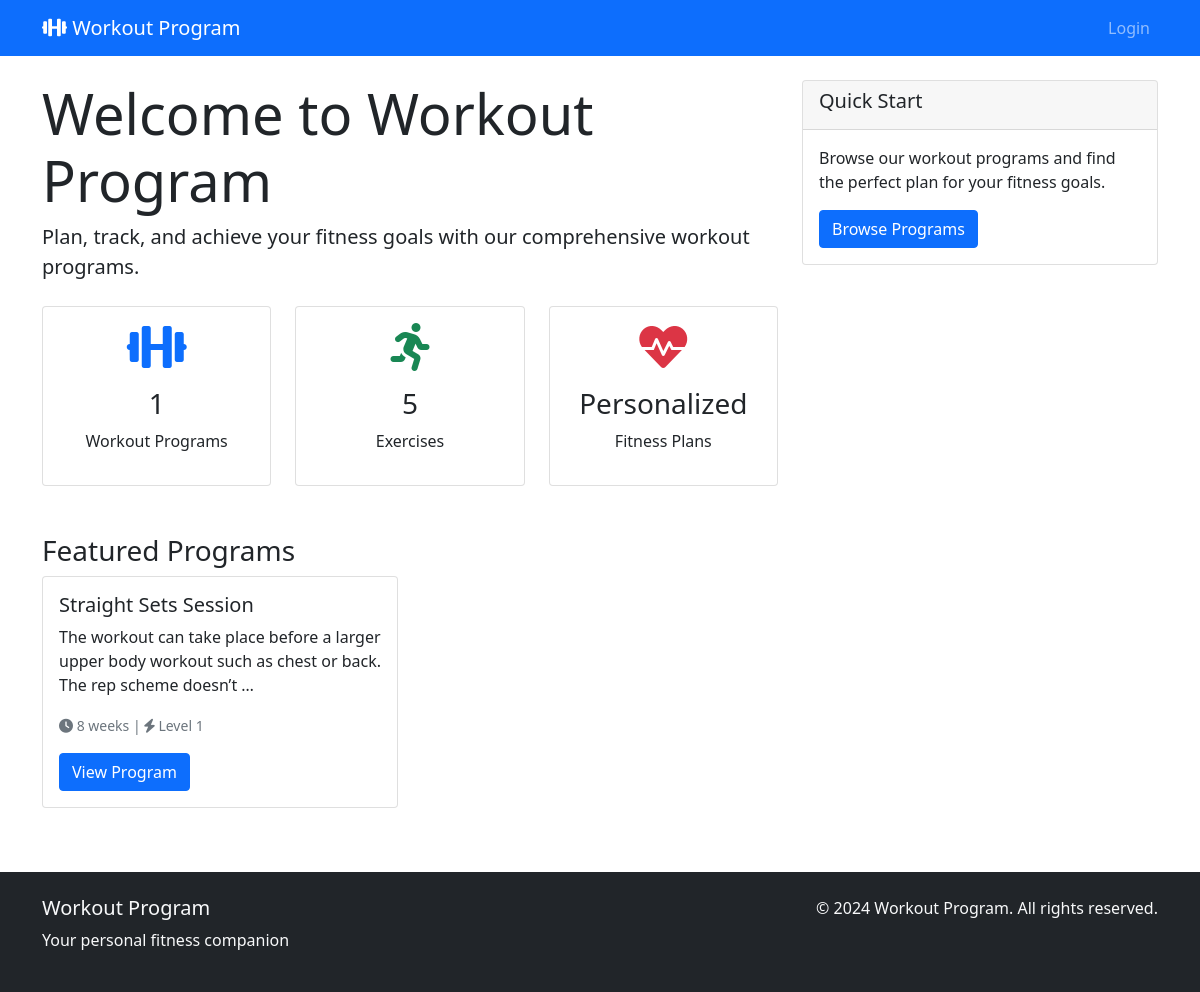
/home/, run on the app's committed database.
### workout_program/models.py (models this page shows, shortened)
class WorkoutProgram(models.Model):
    PROGRAM_TYPES = [
        ('muscle', 'Muscle Building'),
        ('weight_loss', 'Weight Loss'),
        ('cardio', 'Cardio Training'),
        ('general', 'General Fitness'),
        ('strength', 'Strength Training'),
    ]
    name = models.CharField(max_length=200)
    description = models.TextField()
    program_type = models.CharField(max_length=20, choices=PROGRAM_TYPES)
    duration_weeks = models.IntegerField(validators=[MinValueValidator(1)])
    difficulty_level = models.IntegerField(
        validators=[MinValueValidator(1), MaxValueValidator(5)],
        help_text="Program difficulty level from 1 (easy) to 5 (hard)"
    )
    created_by = models.ForeignKey(User, on_delete=models.CASCADE)
    created_at = models.DateTimeField(auto_now_add=True)
    is_active = models.BooleanField(default=True)

### workout_program/views.py (the view)
# urls.py: path('home/', include('workout_program.urls')),
def home(request):
    programs = WorkoutProgram.objects.filter(is_active=True)
    featured_programs = programs[:3]
    context = {
        'programs': programs,
        'featured_programs': featured_programs,
        'total_programs': programs.count(),
        'total_exercises': Exercise.objects.count(),
    }
    return render(request, 'workout_program/home.html', context)

### workout_program/templates/workout_program/home.html (shortened to what this page needs)
{% extends 'workout_program/base.html' %}
{% block content %}
<div class="row">
    <div class="col-md-8">
        <h1 class="display-4">Welcome to Workout Program</h1>
        <p class="lead">Plan, track, and achieve your fitness goals with our comprehensive workout programs.</p>
        <div class="row mt-4">
            <div class="col-md-4">
                <div class="card text-center">
                    <div class="card-body">
                        <i class="fas fa-dumbbell fa-3x text-primary mb-3"></i>
                        <h3>{{ total_programs }}</h3>
                        <p>Workout Programs</p>
                    </div>
                </div>
            </div>
            <div class="col-md-4">
                <div class="card text-center">
                    <div class="card-body">
                        <i class="fas fa-running fa-3x text-success mb-3"></i>
                        <h3>{{ total_exercises }}</h3>
                        <p>Exercises</p>
                    </div>
                </div>
            </div>
            <div class="col-md-4">
                <div class="card text-center">
                    <div class="card-body">
                        <i class="fas fa-heartbeat fa-3x text-danger mb-3"></i>
                        <h3>Personalized</h3>
                        <p>Fitness Plans</p>
                    </div>
                </div>
            </div>
        </div>
    </div>
    <div class="col-md-4">
        <div class="card">
            <div class="card-header">
                <h5>Quick Start</h5>
            </div>
            <div class="card-body">
                <p>Browse our workout programs and find the perfect plan for your fitness goals.</p>
                <a href="{% url 'program_list' %}" class="btn btn-primary">Browse Programs</a>
            </div>
        </div>
    </div>
</div>
<div class="row mt-5">
    <div class="col-12">
        <h3>Featured Programs</h3>
        <div class="row">
            {% for program in featured_programs %}
            <div class="col-md-4 mb-3">
                <div class="card workout-card">
                    <div class="card-body">
                        <h5 class="card-title">{{ program.name }}</h5>
                        <p class="card-text">{{ program.description|truncatewords:20 }}</p>
                        <p class="text-muted">
                            <small>
                                <i class="fas fa-clock"></i> {{ program.duration_weeks }} weeks |
                                <i class="fas fa-bolt"></i> Level {{ program.difficulty_level }}
                            </small>
                        </p>
                        <a href="{% url 'program_detail' program.id %}" class="btn btn-primary">View Program</a>
                    </div>
                </div>
            </div>
            {% empty %}
            <p>No featured programs available.</p>
            {% endfor %}
        </div>
    </div>
</div>
{% endblock %}

### workout_program/templates/workout_program/base.html (style rules this page uses)
.workout-card { transition: transform 0.2s; }

### data on the page
WorkoutProgram: name "Straight Sets Session", description "The workout can take place before a larger upper body workout such as chest or back. The rep scheme doesn’t …", duration_weeks "8", difficulty_level "1"

### other printed values
{{ total_programs }} "1"
{{ total_exercises }} "5"
